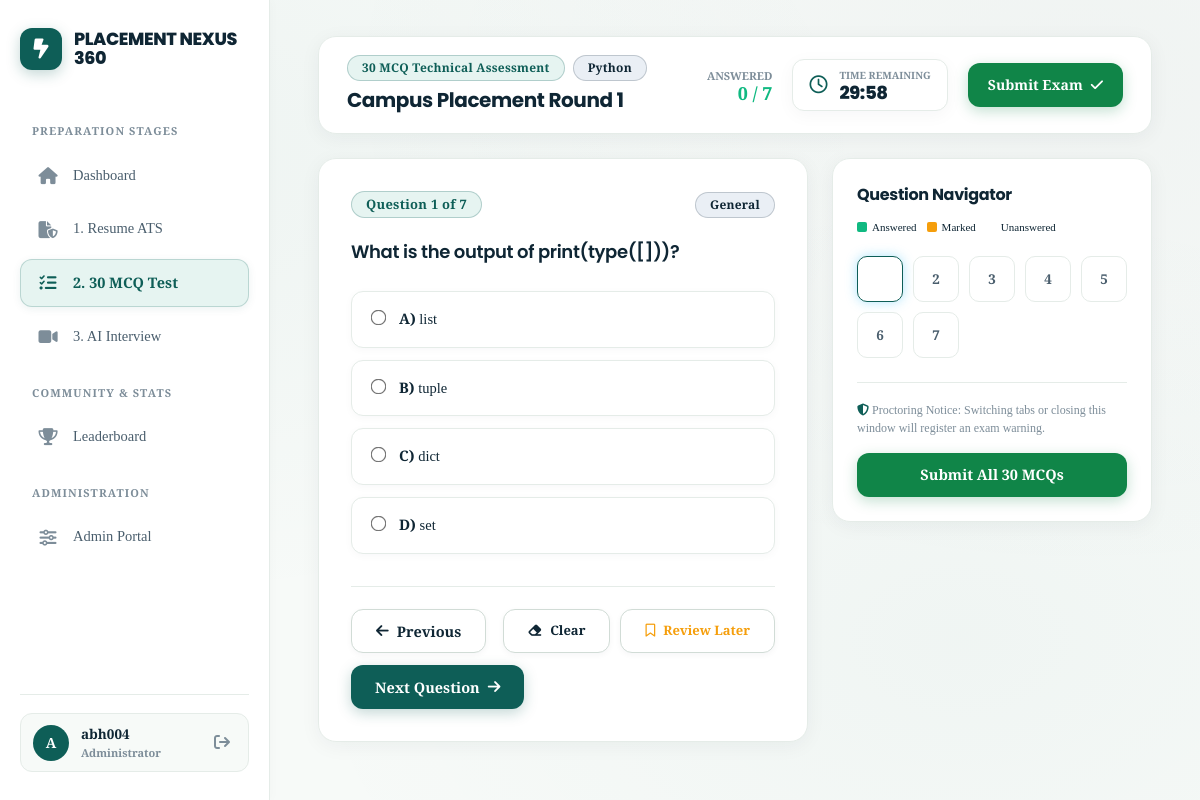
The page /take-test/48/ (signed in) on the database its author committed.
### Placement/models.py (models this page shows, shortened)
class MockTest(models.Model):
    student = models.ForeignKey(User, on_delete=models.CASCADE, related_name='mock_tests')
    technology = models.CharField(max_length=200)
    started_at = models.DateTimeField(default=timezone.now)
    total_questions = models.IntegerField(default=30)
    correct_count = models.IntegerField(default=0)
    total_score = models.FloatField(default=0)
    passed = models.BooleanField(default=False)
    completed = models.BooleanField(default=False)
    cheating_count = models.IntegerField(default=0)
    blocked = models.BooleanField(default=False)

class Question(models.Model):
    test = models.ForeignKey(MockTest, on_delete=models.CASCADE, related_name='questions')
    question_text = models.TextField()
    question_type = models.CharField(max_length=20, default='mcq')
    topic = models.CharField(max_length=100, default='General')
    option1 = models.CharField(max_length=500, blank=True, null=True)
    option2 = models.CharField(max_length=500, blank=True, null=True)
    option3 = models.CharField(max_length=500, blank=True, null=True)
    option4 = models.CharField(max_length=500, blank=True, null=True)
    correct_answer = models.TextField(blank=True, null=True)
    explanation = models.TextField(blank=True, null=True)

### Placement/views.py (the view)
# urls.py: path('take-test/<int:test_id>/', views.take_test, name='take_test'),
@login_required
def take_test(request, test_id):
    test = get_object_or_404(MockTest, id=test_id, student=request.user)
    if test.completed:
        return redirect("test_result", test_id=test.id)
    if test.blocked:
        return render(request, "blocked.html", {
            "reason": "Test blocked due to excessive proctoring violations or tab switching."
        })
    questions = test.questions.all().order_by("id")
    return render(request, "test_page.html", {
        "test": test,
        "questions": questions,
        "total_count": questions.count(),
    })

### Placement/templates/test_page.html (shortened to what this page needs)
{% extends 'base.html' %}
{% load static %}
{% block content %}
<form method="POST" action="{% url 'submit_test' test.id %}" id="examForm">
    <div class="glass-card" style="margin-bottom: 24px; padding: 18px 28px;">
        <div style="display: flex; justify-content: space-between; align-items: center; flex-wrap: wrap; gap: 16px;">
            <div>
                <div style="display: flex; gap: 8px; align-items: center; margin-bottom: 4px;">
                    <span class="badge badge-cyan">30 MCQ Technical Assessment</span>
                    <span class="badge badge-violet">{{ test.technology }}</span>
                </div>
                <h2 style="font-size: 20px; color: white; margin: 0;">Campus Placement Round 1</h2>
            </div>
            <div style="display: flex; align-items: center; gap: 20px;">
                <div style="text-align: right;">
                    <div style="font-size: 11px; color: var(--text-muted); text-transform: uppercase; font-weight: 700;">Answered</div>
                    <div style="font-size: 18px; font-weight: 800; color: #10b981; line-height: 1;">
                        <span id="answeredCount">0</span> / {{ total_count }}
                    </div>
                </div>
                <div style="background: rgba(15, 23, 42, 0.8); border: 1px solid var(--border-subtle); border-radius: 12px; padding: 8px 16px; display: flex; align-items: center; gap: 12px;">
                    <i class="fa-regular fa-clock" style="color: var(--accent-blue); font-size: 18px;"></i>
                    <div>
                        <div style="font-size: 10px; color: var(--text-muted); text-transform: uppercase; font-weight: 700;">Time Remaining</div>
                        <div id="countdownTimer" style="font-size: 18px; font-weight: 800; font-family: 'Outfit', sans-serif; color: white; line-height: 1.1;">30:00</div>
                    </div>
                </div>
                <button type="button" onclick="confirmSubmit()" class="btn-emerald" style="height: 44px; padding: 0 20px; font-size: 14px;">
                    Submit Exam <i class="fa-solid fa-check"></i>
                </button>
            </div>
        </div>
    </div>
    <div style="display: grid; grid-template-columns: 1fr 320px; gap: 24px; align-items: start;">
        <div class="glass-card" style="padding: 32px;">
            {% for q in questions %}
                <div class="question-container" id="q_pane_{{ forloop.counter }}" style="display: {% if forloop.first %}block{% else %}none{% endif %};">
                    <div style="display: flex; justify-content: space-between; align-items: center; margin-bottom: 20px;">
                        <span class="badge badge-cyan" style="font-size: 13px;">
                            Question {{ forloop.counter }} of {{ total_count }}
                        </span>
                        <span class="badge badge-violet">{{ q.topic }}</span>
                    </div>
                    <h3 style="font-size: 18px; font-weight: 600; line-height: 1.6; color: white; margin-bottom: 24px; white-space: pre-wrap;">{{ q.question_text }}</h3>
                    <div class="options-group">
                        {% if q.option1 %}
                        <label class="option-row" onclick="selectOption({{ forloop.counter }}, '{{ q.option1|escapejs }}', this)">
                            <input type="radio" name="q_{{ q.id }}" value="{{ q.option1 }}" onchange="markAnswered({{ forloop.counter }})">
                            <span><strong>A)</strong> {{ q.option1 }}</span>
                        </label>
                        {% endif %}
                        {% if q.option2 %}
                        <label class="option-row" onclick="selectOption({{ forloop.counter }}, '{{ q.option2|escapejs }}', this)">
                            <input type="radio" name="q_{{ q.id }}" value="{{ q.option2 }}" onchange="markAnswered({{ forloop.counter }})">
                            <span><strong>B)</strong> {{ q.option2 }}</span>
                        </label>
                        {% endif %}
                        {% if q.option3 %}
                        <label class="option-row" onclick="selectOption({{ forloop.counter }}, '{{ q.option3|escapejs }}', this)">
                            <input type="radio" name="q_{{ q.id }}" value="{{ q.option3 }}" onchange="markAnswered({{ forloop.counter }})">
                            <span><strong>C)</strong> {{ q.option3 }}</span>
                        </label>
                        {% endif %}
                        {% if q.option4 %}
                        <label class="option-row" onclick="selectOption({{ forloop.counter }}, '{{ q.option4|escapejs }}', this)">
                            <input type="radio" name="q_{{ q.id }}" value="{{ q.option4 }}" onchange="markAnswered({{ forloop.counter }})">
                            <span><strong>D)</strong> {{ q.option4 }}</span>
                        </label>
                        {% endif %}
                    </div>
                    <div style="display: flex; justify-content: space-between; align-items: center; margin-top: 32px; padding-top: 22px; border-top: 1px solid var(--border-subtle); flex-wrap: wrap; gap: 12px;">
                        <button type="button" class="btn-secondary" onclick="prevQuestion()" style="height: 44px;" {% if forloop.first %}disabled style="opacity: 0.5;"{% endif %}>
                            <i class="fa-solid fa-arrow-left"></i> Previous
                        </button>
                        <div style="display: flex; gap: 10px;">
                            <button type="button" class="btn-secondary" onclick="clearCurrentSelection({{ forloop.counter }}, {{ q.id }})" style="height: 44px; font-size: 13px;">
                                <i class="fa-solid fa-eraser"></i> Clear
                            </button>
                            <button type="button" class="btn-secondary" onclick="toggleReview({{ forloop.counter }})" style="height: 44px; font-size: 13px; color: #f59e0b;">
                                <i class="fa-regular fa-bookmark"></i> Review Later
                            </button>
                        </div>
                        {% if forloop.last %}
                        <button type="button" class="btn-emerald" onclick="confirmSubmit()" style="height: 44px;">
                            Review & Submit <i class="fa-solid fa-check"></i>
                        </button>
                        {% else %}
                        <button type="button" class="btn-primary" onclick="nextQuestion()" style="height: 44px;">
                            Next Question <i class="fa-solid fa-arrow-right"></i>
                        </button>
                        {% endif %}
                    </div>
                </div>
            {% endfor %}
        </div>
        <div class="glass-card" style="padding: 24px;">
            <h4 style="font-size: 16px; color: white; margin-bottom: 12px;">Question Navigator</h4>
            <div style="display: flex; gap: 10px; margin-bottom: 20px; font-size: 11px; flex-wrap: wrap;">
                <span style="display: flex; align-items: center; gap: 5px;"><span style="width: 10px; height: 10px; border-radius: 2px; background: #10b981;"></span> Answered</span>
                <span style="display: flex; align-items: center; gap: 5px;"><span style="width: 10px; height: 10px; border-radius: 2px; background: #f59e0b;"></span> Marked</span>
                <span style="display: flex; align-items: center; gap: 5px;"><span style="width: 10px; height: 10px; border-radius: 2px; background: rgba(255,255,255,0.08);"></span> Unanswered</span>
            </div>
            <div style="display: grid; grid-template-columns: repeat(5, 1fr); gap: 10px;">
                {% for q in questions %}
                    <button type="button" id="palette_{{ forloop.counter }}" class="palette-btn {% if forloop.first %}active{% endif %}" onclick="jumpToQuestion({{ forloop.counter }})">
                        {{ forloop.counter }}
                    </button>
                {% endfor %}
            </div>
            <div style="margin-top: 24px; padding-top: 18px; border-top: 1px solid var(--border-subtle);">
                <div style="font-size: 12px; color: var(--text-muted); line-height: 1.5; margin-bottom: 16px;">
                    <i class="fa-solid fa-shield-halved me-1" style="color: var(--accent-blue);"></i>
                    Proctoring Notice: Switching tabs or closing this window will register an exam warning.
                </div>
                <button type="button" onclick="confirmSubmit()" class="btn-emerald" style="width: 100%; height: 44px; justify-content: center;">
                    Submit All 30 MCQs
                </button>
            </div>
        </div>
    </div>
</form>
{% endblock %}

### Placement/templates/base.html (shortened to what this page needs)
{% load static %}
<!DOCTYPE html>
<html lang="en">
<head>
    <link rel="stylesheet" href="https://cdnjs.cloudflare.com/ajax/libs/font-awesome/6.5.1/css/all.min.css">
    <link rel="stylesheet" href="{% static 'css/global.css' %}">
</head>
<body>
    <div class="app-wrapper" style="{% if not user.is_authenticated %}flex-direction: column;{% endif %}">
        {% if user.is_authenticated %}
        <aside class="sidebar">
            <a href="{% url 'dashboard' %}" class="logo-container">
                <div class="logo-icon">
                    <i class="fa-solid fa-bolt-lightning"></i>
                </div>
                <div>
                    <div class="logo-text">PLACEMENT NEXUS 360</div>
                </div>
            </a>
            <nav class="menu">
                <div class="nav-section-title">Preparation Stages</div>
                <a href="{% url 'dashboard' %}" class="{% if request.resolver_match.url_name == 'dashboard' %}active{% endif %}">
                    <i class="fa-solid fa-house"></i> Dashboard
                </a>
                <a href="{% url 'dashboard' %}#resume-section" class="{% if request.resolver_match.url_name == 'resume_result' %}active{% endif %}">
                    <i class="fa-solid fa-file-shield"></i> 1. Resume ATS
                </a>
                <a href="{% url 'select_tech' %}" class="{% if request.resolver_match.url_name in 'select_tech,take_test,test_result' %}active{% endif %}">
                    <i class="fa-solid fa-list-check"></i> 2. 30 MCQ Test
                </a>
                <a href="{% url 'ai_interview' %}" class="{% if request.resolver_match.url_name in 'ai_interview,live_interview,interview_result' %}active{% endif %}">
                    <i class="fa-solid fa-video"></i> 3. AI Interview
                </a>
                <div class="nav-section-title">Community & Stats</div>
                <a href="{% url 'leaderboard' %}" class="{% if request.resolver_match.url_name == 'leaderboard' %}active{% endif %}">
                    <i class="fa-solid fa-trophy"></i> Leaderboard
                </a>
                {% if user.is_staff or user.is_superuser %}
                    <div class="nav-section-title">Administration</div>
                    <a href="{% url 'admin_home' %}" class="{% if request.resolver_match.url_name in 'admin_home,add_job' %}active{% endif %}">
                        <i class="fa-solid fa-sliders"></i> Admin Portal
                    </a>
                {% endif %}
            </nav>
            <div class="sidebar-footer">
                <div class="user-mini-card">
                    <div class="user-mini-avatar">
                        {{ user.username|slice:":1"|upper }}
                    </div>
                    <div class="user-mini-info">
                        <div class="user-mini-name">{{ user.username }}</div>
                        <div class="user-mini-role">
                            {% if user.is_staff or user.is_superuser %}
                                <span style="color: var(--accent-cyan); font-weight: 600;">Administrator</span>
                            {% else %}
                                {{ user.email|truncatechars:18 }}
                            {% endif %}
                        </div>
                    </div>
                    <a href="{% url 'logout' %}" title="Logout" style="color: var(--text-muted); text-decoration: none; padding: 6px;">
                        <i class="fa-solid fa-arrow-right-from-bracket"></i>
                    </a>
                </div>
            </div>
        </aside>
        {% endif %}
        <main class="{% if user.is_authenticated %}main{% else %}main-public{% endif %}">
            {% block content %}{% endblock %}
        </main>
    </div>
</body>
</html>

### Placement/templates/test_page.html (style rules this page uses)
.palette-btn { width: 100%; aspect-ratio: 1; border-radius: 10px; background: rgba(255, 255, 255, 0.05); border: 1px solid var(--border-subtle); color: var(--text-secondary); font-weight: 700; font-size: 13.5px; cursor: pointer; display: flex; align-items: center; justify-content: center; transition: all 0.2s ease; }
.palette-btn.active { border-color: var(--accent-blue); box-shadow: 0 0 12px rgba(56, 189, 248, 0.4); color: white; }

### rows shown on the page
MockTest: technology "Python"
Question: total_count "7", topic "General", question_text "What is the output of print(type([]))?", option1 "list", option2 "tuple", option3 "dict", option4 "set"

### other values the page prints
{{ user.username|slice:":1"|upper }} "A"
{{ user.username }} "abh004"
{{ total_count }} "7"
